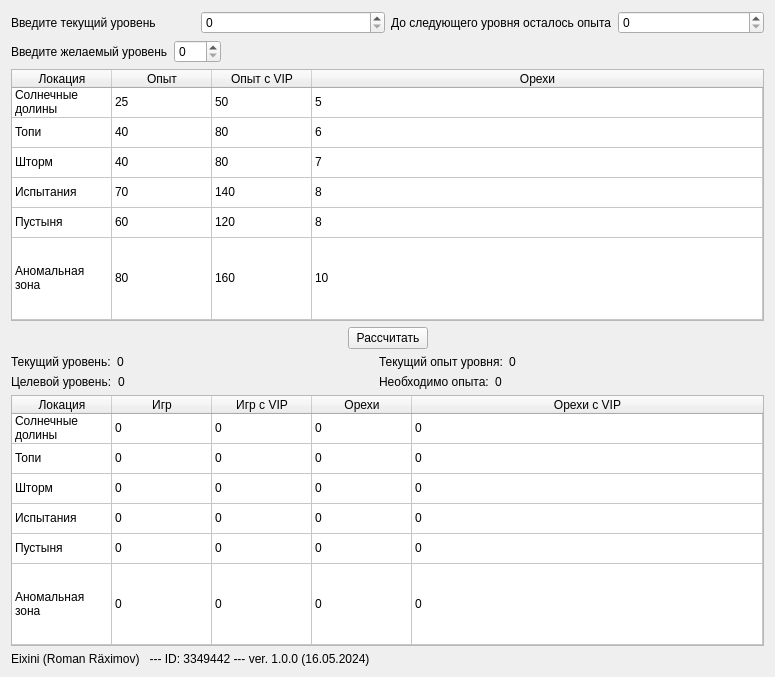
<?xml version="1.0" encoding="UTF-8"?>
<ui version="4.0">
 <class>Window</class>
 <widget class="QWidget" name="Window">
  <property name="enabled">
   <bool>true</bool>
  </property>
  <property name="geometry">
   <rect>
    <x>0</x>
    <y>0</y>
    <width>775</width>
    <height>677</height>
   </rect>
  </property>
  <property name="windowTitle">
   <string>Трагедия белок - калькулятор опыта</string>
  </property>
  <layout class="QVBoxLayout" name="verticalLayout_3">
   <item>
    <layout class="QHBoxLayout" name="horizontalLayout_5">
     <item>
      <layout class="QHBoxLayout" name="horizontalLayout">
       <item>
        <widget class="QLabel" name="level_combobox_label">
         <property name="text">
          <string>Введите текущий уровень</string>
         </property>
        </widget>
       </item>
       <item>
        <widget class="QSpinBox" name="current_level_spinbox">
         <property name="maximum">
          <number>200</number>
         </property>
        </widget>
       </item>
      </layout>
     </item>
     <item>
      <layout class="QHBoxLayout" name="horizontalLayout_2">
       <item>
        <widget class="QLabel" name="level_combobox_label_2">
         <property name="text">
          <string>До следующего уровня осталось опыта</string>
         </property>
        </widget>
       </item>
       <item>
        <widget class="QSpinBox" name="experience_spinbox">
         <property name="maximum">
          <number>999999999</number>
         </property>
        </widget>
       </item>
      </layout>
     </item>
    </layout>
   </item>
   <item>
    <layout class="QHBoxLayout" name="horizontalLayout_3">
     <item>
      <widget class="QLabel" name="target_level_combobox_label">
       <property name="text">
        <string>Введите желаемый уровень</string>
       </property>
      </widget>
     </item>
     <item>
      <widget class="QSpinBox" name="target_level_spinbox">
       <property name="maximum">
        <number>200</number>
       </property>
      </widget>
     </item>
     <item>
      <spacer name="horizontalSpacer_3">
       <property name="orientation">
        <enum>Qt::Horizontal</enum>
       </property>
       <property name="sizeHint" stdset="0">
        <size>
         <width>40</width>
         <height>20</height>
        </size>
       </property>
      </spacer>
     </item>
    </layout>
   </item>
   <item>
    <widget class="QTableWidget" name="exp_info_table">
     <property name="sizePolicy">
      <sizepolicy hsizetype="Expanding" vsizetype="Expanding">
       <horstretch>0</horstretch>
       <verstretch>0</verstretch>
      </sizepolicy>
     </property>
     <property name="editTriggers">
      <set>QAbstractItemView::NoEditTriggers</set>
     </property>
     <property name="tabKeyNavigation">
      <bool>false</bool>
     </property>
     <property name="showDropIndicator" stdset="0">
      <bool>false</bool>
     </property>
     <property name="dragDropOverwriteMode">
      <bool>false</bool>
     </property>
     <property name="alternatingRowColors">
      <bool>false</bool>
     </property>
     <property name="rowCount">
      <number>6</number>
     </property>
     <property name="columnCount">
      <number>4</number>
     </property>
     <attribute name="horizontalHeaderVisible">
      <bool>true</bool>
     </attribute>
     <attribute name="horizontalHeaderCascadingSectionResizes">
      <bool>false</bool>
     </attribute>
     <attribute name="horizontalHeaderHighlightSections">
      <bool>false</bool>
     </attribute>
     <attribute name="horizontalHeaderShowSortIndicator" stdset="0">
      <bool>false</bool>
     </attribute>
     <attribute name="horizontalHeaderStretchLastSection">
      <bool>true</bool>
     </attribute>
     <attribute name="verticalHeaderVisible">
      <bool>false</bool>
     </attribute>
     <attribute name="verticalHeaderCascadingSectionResizes">
      <bool>true</bool>
     </attribute>
     <attribute name="verticalHeaderStretchLastSection">
      <bool>true</bool>
     </attribute>
     <row/>
     <row/>
     <row/>
     <row/>
     <row/>
     <row/>
     <column>
      <property name="text">
       <string>Локация</string>
      </property>
     </column>
     <column>
      <property name="text">
       <string>Опыт</string>
      </property>
     </column>
     <column>
      <property name="text">
       <string>Опыт с VIP</string>
      </property>
     </column>
     <column>
      <property name="text">
       <string>Орехи</string>
      </property>
     </column>
     <item row="0" column="0">
      <property name="text">
       <string>Солнечные долины</string>
      </property>
     </item>
     <item row="0" column="1">
      <property name="text">
       <string>25</string>
      </property>
     </item>
     <item row="0" column="2">
      <property name="text">
       <string>50</string>
      </property>
     </item>
     <item row="0" column="3">
      <property name="text">
       <string>5</string>
      </property>
     </item>
     <item row="1" column="0">
      <property name="text">
       <string>Топи</string>
      </property>
     </item>
     <item row="1" column="1">
      <property name="text">
       <string>40</string>
      </property>
     </item>
     <item row="1" column="2">
      <property name="text">
       <string>80</string>
      </property>
     </item>
     <item row="1" column="3">
      <property name="text">
       <string>6</string>
      </property>
     </item>
     <item row="2" column="0">
      <property name="text">
       <string>Шторм</string>
      </property>
     </item>
     <item row="2" column="1">
      <property name="text">
       <string>40</string>
      </property>
     </item>
     <item row="2" column="2">
      <property name="text">
       <string>80</string>
      </property>
     </item>
     <item row="2" column="3">
      <property name="text">
       <string>7</string>
      </property>
     </item>
     <item row="3" column="0">
      <property name="text">
       <string>Испытания</string>
      </property>
     </item>
     <item row="3" column="1">
      <property name="text">
       <string>70</string>
      </property>
     </item>
     <item row="3" column="2">
      <property name="text">
       <string>140</string>
      </property>
     </item>
     <item row="3" column="3">
      <property name="text">
       <string>8</string>
      </property>
     </item>
     <item row="4" column="0">
      <property name="text">
       <string>Пустыня</string>
      </property>
     </item>
     <item row="4" column="1">
      <property name="text">
       <string>60</string>
      </property>
     </item>
     <item row="4" column="2">
      <property name="text">
       <string>120</string>
      </property>
     </item>
     <item row="4" column="3">
      <property name="text">
       <string>8</string>
      </property>
     </item>
     <item row="5" column="0">
      <property name="text">
       <string>Аномальная зона</string>
      </property>
     </item>
     <item row="5" column="1">
      <property name="text">
       <string>80</string>
      </property>
     </item>
     <item row="5" column="2">
      <property name="text">
       <string>160</string>
      </property>
     </item>
     <item row="5" column="3">
      <property name="text">
       <string>10</string>
      </property>
     </item>
    </widget>
   </item>
   <item>
    <layout class="QHBoxLayout" name="horizontalLayout_4">
     <item>
      <spacer name="horizontalSpacer">
       <property name="orientation">
        <enum>Qt::Horizontal</enum>
       </property>
       <property name="sizeHint" stdset="0">
        <size>
         <width>40</width>
         <height>20</height>
        </size>
       </property>
      </spacer>
     </item>
     <item>
      <widget class="QPushButton" name="result_button">
       <property name="text">
        <string>Рассчитать</string>
       </property>
      </widget>
     </item>
     <item>
      <spacer name="horizontalSpacer_2">
       <property name="orientation">
        <enum>Qt::Horizontal</enum>
       </property>
       <property name="sizeHint" stdset="0">
        <size>
         <width>40</width>
         <height>20</height>
        </size>
       </property>
      </spacer>
     </item>
    </layout>
   </item>
   <item>
    <layout class="QHBoxLayout" name="horizontalLayout_10">
     <item>
      <layout class="QVBoxLayout" name="verticalLayout">
       <item>
        <layout class="QHBoxLayout" name="horizontalLayout_6">
         <item>
          <widget class="QLabel" name="current_level_label">
           <property name="font">
            <font>
             <family>Ubuntu</family>
            </font>
           </property>
           <property name="text">
            <string>Текущий уровень:</string>
           </property>
          </widget>
         </item>
         <item>
          <widget class="QLabel" name="current_level_value_label">
           <property name="font">
            <font>
             <family>Ubuntu</family>
            </font>
           </property>
           <property name="text">
            <string>0</string>
           </property>
          </widget>
         </item>
        </layout>
       </item>
       <item>
        <layout class="QHBoxLayout" name="horizontalLayout_7">
         <item>
          <widget class="QLabel" name="target_level_label">
           <property name="font">
            <font>
             <family>Ubuntu</family>
            </font>
           </property>
           <property name="text">
            <string>Целевой уровень:</string>
           </property>
          </widget>
         </item>
         <item>
          <widget class="QLabel" name="target_level_value_label">
           <property name="font">
            <font>
             <family>Ubuntu</family>
            </font>
           </property>
           <property name="text">
            <string>0</string>
           </property>
          </widget>
         </item>
        </layout>
       </item>
      </layout>
     </item>
     <item>
      <spacer name="horizontalSpacer_4">
       <property name="orientation">
        <enum>Qt::Horizontal</enum>
       </property>
       <property name="sizeHint" stdset="0">
        <size>
         <width>40</width>
         <height>20</height>
        </size>
       </property>
      </spacer>
     </item>
     <item>
      <layout class="QVBoxLayout" name="verticalLayout_2">
       <item>
        <layout class="QHBoxLayout" name="horizontalLayout_8">
         <item>
          <widget class="QLabel" name="current_level_exp_label">
           <property name="font">
            <font>
             <family>Ubuntu</family>
            </font>
           </property>
           <property name="text">
            <string>Текущий опыт уровня:</string>
           </property>
          </widget>
         </item>
         <item>
          <widget class="QLabel" name="current_level_exp_value_label">
           <property name="font">
            <font>
             <family>Ubuntu</family>
            </font>
           </property>
           <property name="text">
            <string>0</string>
           </property>
          </widget>
         </item>
        </layout>
       </item>
       <item>
        <layout class="QHBoxLayout" name="horizontalLayout_9">
         <item>
          <widget class="QLabel" name="target_level_exp_label">
           <property name="font">
            <font>
             <family>Ubuntu</family>
            </font>
           </property>
           <property name="text">
            <string>Необходимо опыта:</string>
           </property>
          </widget>
         </item>
         <item>
          <widget class="QLabel" name="target_level_exp_value_label">
           <property name="font">
            <font>
             <family>Ubuntu</family>
            </font>
           </property>
           <property name="text">
            <string>0</string>
           </property>
          </widget>
         </item>
        </layout>
       </item>
      </layout>
     </item>
     <item>
      <spacer name="horizontalSpacer_5">
       <property name="orientation">
        <enum>Qt::Horizontal</enum>
       </property>
       <property name="sizeHint" stdset="0">
        <size>
         <width>40</width>
         <height>20</height>
        </size>
       </property>
      </spacer>
     </item>
    </layout>
   </item>
   <item>
    <widget class="QTableWidget" name="result_table">
     <property name="sizePolicy">
      <sizepolicy hsizetype="Expanding" vsizetype="Expanding">
       <horstretch>0</horstretch>
       <verstretch>0</verstretch>
      </sizepolicy>
     </property>
     <property name="editTriggers">
      <set>QAbstractItemView::NoEditTriggers</set>
     </property>
     <property name="tabKeyNavigation">
      <bool>false</bool>
     </property>
     <property name="showDropIndicator" stdset="0">
      <bool>false</bool>
     </property>
     <property name="dragDropOverwriteMode">
      <bool>false</bool>
     </property>
     <property name="alternatingRowColors">
      <bool>false</bool>
     </property>
     <property name="rowCount">
      <number>6</number>
     </property>
     <property name="columnCount">
      <number>5</number>
     </property>
     <attribute name="horizontalHeaderVisible">
      <bool>true</bool>
     </attribute>
     <attribute name="horizontalHeaderCascadingSectionResizes">
      <bool>false</bool>
     </attribute>
     <attribute name="horizontalHeaderHighlightSections">
      <bool>false</bool>
     </attribute>
     <attribute name="horizontalHeaderShowSortIndicator" stdset="0">
      <bool>false</bool>
     </attribute>
     <attribute name="horizontalHeaderStretchLastSection">
      <bool>true</bool>
     </attribute>
     <attribute name="verticalHeaderVisible">
      <bool>false</bool>
     </attribute>
     <attribute name="verticalHeaderCascadingSectionResizes">
      <bool>true</bool>
     </attribute>
     <attribute name="verticalHeaderStretchLastSection">
      <bool>true</bool>
     </attribute>
     <row/>
     <row/>
     <row/>
     <row/>
     <row/>
     <row/>
     <column>
      <property name="text">
       <string>Локация</string>
      </property>
     </column>
     <column>
      <property name="text">
       <string>Игр</string>
      </property>
     </column>
     <column>
      <property name="text">
       <string>Игр с VIP</string>
      </property>
     </column>
     <column>
      <property name="text">
       <string>Орехи</string>
      </property>
     </column>
     <column>
      <property name="text">
       <string>Орехи с VIP</string>
      </property>
     </column>
     <item row="0" column="0">
      <property name="text">
       <string>Солнечные долины</string>
      </property>
     </item>
     <item row="0" column="1">
      <property name="text">
       <string>0</string>
      </property>
     </item>
     <item row="0" column="2">
      <property name="text">
       <string>0</string>
      </property>
     </item>
     <item row="0" column="3">
      <property name="text">
       <string>0</string>
      </property>
     </item>
     <item row="0" column="4">
      <property name="text">
       <string>0</string>
      </property>
     </item>
     <item row="1" column="0">
      <property name="text">
       <string>Топи</string>
      </property>
     </item>
     <item row="1" column="1">
      <property name="text">
       <string>0</string>
      </property>
     </item>
     <item row="1" column="2">
      <property name="text">
       <string>0</string>
      </property>
     </item>
     <item row="1" column="3">
      <property name="text">
       <string>0</string>
      </property>
     </item>
     <item row="1" column="4">
      <property name="text">
       <string>0</string>
      </property>
     </item>
     <item row="2" column="0">
      <property name="text">
       <string>Шторм</string>
      </property>
     </item>
     <item row="2" column="1">
      <property name="text">
       <string>0</string>
      </property>
     </item>
     <item row="2" column="2">
      <property name="text">
       <string>0</string>
      </property>
     </item>
     <item row="2" column="3">
      <property name="text">
       <string>0</string>
      </property>
     </item>
     <item row="2" column="4">
      <property name="text">
       <string>0</string>
      </property>
     </item>
     <item row="3" column="0">
      <property name="text">
       <string>Испытания</string>
      </property>
     </item>
     <item row="3" column="1">
      <property name="text">
       <string>0</string>
      </property>
     </item>
     <item row="3" column="2">
      <property name="text">
       <string>0</string>
      </property>
     </item>
     <item row="3" column="3">
      <property name="text">
       <string>0</string>
      </property>
     </item>
     <item row="3" column="4">
      <property name="text">
       <string>0</string>
      </property>
     </item>
     <item row="4" column="0">
      <property name="text">
       <string>Пустыня</string>
      </property>
     </item>
     <item row="4" column="1">
      <property name="text">
       <string>0</string>
      </property>
     </item>
     <item row="4" column="2">
      <property name="text">
       <string>0</string>
      </property>
     </item>
     <item row="4" column="3">
      <property name="text">
       <string>0</string>
      </property>
     </item>
     <item row="4" column="4">
      <property name="text">
       <string>0</string>
      </property>
     </item>
     <item row="5" column="0">
      <property name="text">
       <string>Аномальная зона</string>
      </property>
     </item>
     <item row="5" column="1">
      <property name="text">
       <string>0</string>
      </property>
     </item>
     <item row="5" column="2">
      <property name="text">
       <string>0</string>
      </property>
     </item>
     <item row="5" column="3">
      <property name="text">
       <string>0</string>
      </property>
     </item>
     <item row="5" column="4">
      <property name="text">
       <string>0</string>
      </property>
     </item>
    </widget>
   </item>
   <item>
    <widget class="QLabel" name="label">
     <property name="text">
      <string>Eixini (Roman Räximov)   --- ID: 3349442 --- ver. 1.0.0 (16.05.2024)</string>
     </property>
    </widget>
   </item>
  </layout>
 </widget>
 <resources/>
 <connections/>
</ui>
